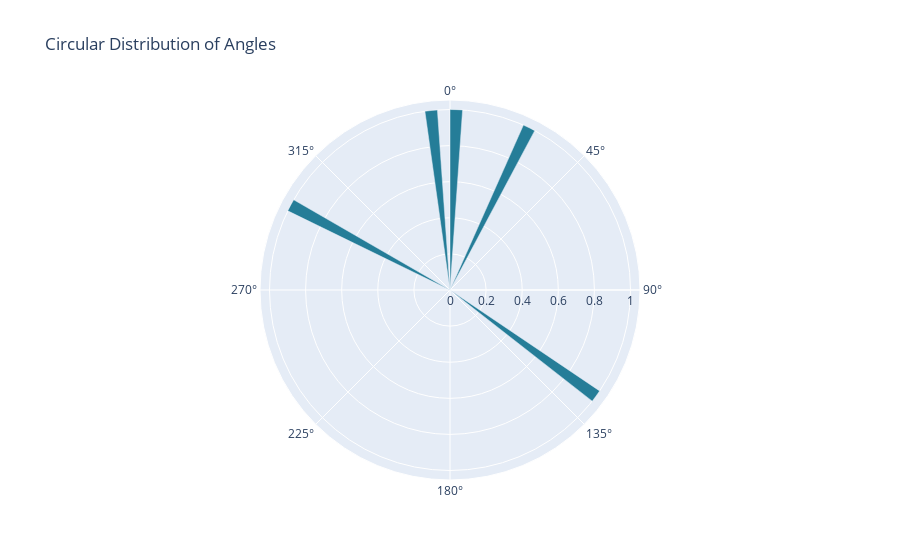

Notebook code for this chart:
### Code cell
uniform_coefs = detect_anomaly_segments(aekf_with_interpolation_df_sequences, anomaly_detections_to_use, 
                            window_mode, 
                            min_window,
                            max_window,  
                            step,
                            k_sog,
                            k_omega,
                            beta)

### Figure 1 — Plotly figure (JSON) as saved in the notebook; plotly's stock layout.template omitted (floating-point values rounded to 4 significant figures)
{"data": [{"marker": {"color": [1, 0, 0, 0, 0, 0, 1, 0, 0, 0, 0, 0, 0, 0, 0, 0, 0, 0, 0, 0, 0, 0, 0, 0, 0, 0, 0, 0, 0, 0, 0, 1, 0, 0, 0, 0, 0, 0, 0, 0, 0, 0, 0, 0, 0, 0, 0, 0, 0, 0, 0, 0, 0, 0, 0, 0, 0, 0, 0, 0, 0, 0, 0, 0, 0, 0, 0, 0, 0, 0, 0, 0, 0, 0, 1, 0, 0, 0, 0, 0, 0, 0, 0, 0, 0, 0, 0, 0, 1, 0], "colorbar": {"title": {"text": "Count"}}, "colorscale": [[0, "rgb(176, 242, 188)"], [0.1667, "rgb(137, 232, 172)"], [0.3333, "rgb(103, 219, 165)"], [0.5, "rgb(76, 200, 163)"], [0.6667, "rgb(56, 178, 163)"], [0.8333, "rgb(44, 152, 160)"], [1, "rgb(37, 125, 152)"]], "showscale": false}, "name": "Angle Distribution", "r": [1, 0, 0, 0, 0, 0, 1, 0, 0, 0, 0, 0, 0, 0, 0, 0, 0, 0, 0, 0, 0, 0, 0, 0, 0, 0, 0, 0, 0, 0, 0, 1, 0, 0, 0, 0, 0, 0, 0, 0, 0, 0, 0, 0, 0, 0, 0, 0, 0, 0, 0, 0, 0, 0, 0, 0, 0, 0, 0, 0, 0, 0, 0, 0, 0, 0, 0, 0, 0, 0, 0, 0, 0, 0, 1, 0, 0, 0, 0, 0, 0, 0, 0, 0, 0, 0, 0, 0, 1, 0], "theta": [2, 6.0, 10.0, 14, 18, 22, 26, 30.0, 34, 38, 42.0, 46, 50.0, 54, 58.0, 62, 66, 70, 74, 78.0, 82, 86, 90, 94, 98.0, 102, 106, 110, 114.0, 118.0, 122, 126, 130, 134, 138.0, 142, 146, 150, 154, 158, 162, 166, 170, 174.0, 178, 182, 186, 190, 194, 198, 202, 206, 210.0, 214, 218, 222, 226, 230.0, 234, 238, 242, 246.0, 250.0, 254.0, 258.0, 262, 266.0, 270, 274, 278, 282.0, 286, 290, 294.0, 298, 302.0, 306, 310, 314, 318.0, 322, 326, 330.0, 334, 338.0, 342, 346, 350, 354.0, 358], "type": "barpolar", "width": 4}], "layout": {"polar": {"angularaxis": {"direction": "clockwise", "rotation": 90, "ticktext": ["0°", "45°", "90°", "135°", "180°", "225°", "270°", "315°"], "tickvals": [0, 45, 90, 135, 180, 225, 270, 315]}}, "showlegend": false, "title": {"text": "Circular Distribution of Angles"}}}
